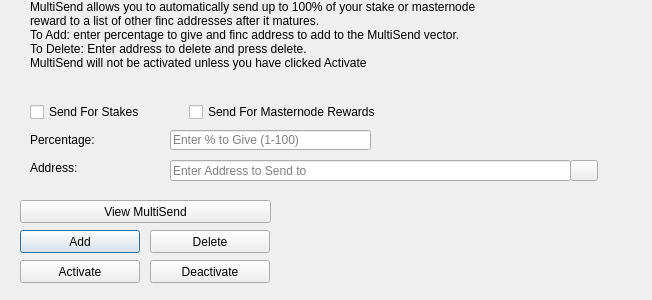
<?xml version="1.0" encoding="UTF-8"?>
<ui version="4.0">
 <class>MultiSendDialog</class>
 <widget class="QDialog" name="MultiSendDialog">
  <property name="windowModality">
   <enum>Qt::NonModal</enum>
  </property>
  <property name="geometry">
   <rect>
    <x>0</x>
    <y>0</y>
    <width>652</width>
    <height>300</height>
   </rect>
  </property>
  <property name="windowTitle">
   <string>MultiSend</string>
  </property>
  <widget class="QLineEdit" name="multiSendPercentEdit">
   <property name="geometry">
    <rect>
     <x>170</x>
     <y>130</y>
     <width>201</width>
     <height>20</height>
    </rect>
   </property>
   <property name="toolTip">
    <string>Enter whole numbers 1 - 100</string>
   </property>
   <property name="placeholderText">
    <string>Enter % to Give (1-100)</string>
   </property>
  </widget>
  <widget class="QLineEdit" name="multiSendAddressEdit">
   <property name="geometry">
    <rect>
     <x>170</x>
     <y>160</y>
     <width>401</width>
     <height>21</height>
    </rect>
   </property>
   <property name="toolTip">
    <string/>
   </property>
   <property name="placeholderText">
    <string>Enter Address to Send to</string>
   </property>
  </widget>
  <widget class="QLabel" name="label_2">
   <property name="geometry">
    <rect>
     <x>30</x>
     <y>0</y>
     <width>451</width>
     <height>121</height>
    </rect>
   </property>
   <property name="lineWidth">
    <number>1</number>
   </property>
   <property name="text">
    <string>MultiSend allows you to automatically send up to 100% of your stake or masternode reward to a list of other finc addresses after it matures.
To Add: enter percentage to give and finc address to add to the MultiSend vector.
To Delete: Enter address to delete and press delete.
MultiSend will not be activated unless you have clicked Activate</string>
   </property>
   <property name="alignment">
    <set>Qt::AlignLeading|Qt::AlignLeft|Qt::AlignTop</set>
   </property>
   <property name="wordWrap">
    <bool>true</bool>
   </property>
  </widget>
  <widget class="QLabel" name="message">
   <property name="geometry">
    <rect>
     <x>290</x>
     <y>200</y>
     <width>351</width>
     <height>91</height>
    </rect>
   </property>
   <property name="text">
    <string/>
   </property>
  </widget>
  <widget class="QPushButton" name="addButton">
   <property name="geometry">
    <rect>
     <x>20</x>
     <y>230</y>
     <width>120</width>
     <height>23</height>
    </rect>
   </property>
   <property name="toolTip">
    <string/>
   </property>
   <property name="statusTip">
    <string>Add to MultiSend Vector</string>
   </property>
   <property name="text">
    <string>Add</string>
   </property>
  </widget>
  <widget class="QPushButton" name="disableButton">
   <property name="geometry">
    <rect>
     <x>150</x>
     <y>260</y>
     <width>120</width>
     <height>23</height>
    </rect>
   </property>
   <property name="statusTip">
    <string>Deactivate MultiSend</string>
   </property>
   <property name="text">
    <string>Deactivate</string>
   </property>
  </widget>
  <widget class="QPushButton" name="addressBookButton">
   <property name="geometry">
    <rect>
     <x>570</x>
     <y>160</y>
     <width>28</width>
     <height>21</height>
    </rect>
   </property>
   <property name="toolTip">
    <string>Choose an address from the address book</string>
   </property>
   <property name="text">
    <string/>
   </property>
   <property name="icon">
    <iconset resource="../finc.qrc">
     <normaloff>:/icons/address-book</normaloff>:/icons/address-book</iconset>
   </property>
   <property name="shortcut">
    <string>Alt+A</string>
   </property>
   <property name="autoDefault">
    <bool>false</bool>
   </property>
  </widget>
  <widget class="QLabel" name="label">
   <property name="geometry">
    <rect>
     <x>30</x>
     <y>130</y>
     <width>121</width>
     <height>20</height>
    </rect>
   </property>
   <property name="toolTip">
    <string>Percentage of stake to send</string>
   </property>
   <property name="text">
    <string>Percentage:</string>
   </property>
  </widget>
  <widget class="QLabel" name="label_5">
   <property name="geometry">
    <rect>
     <x>30</x>
     <y>160</y>
     <width>111</width>
     <height>16</height>
    </rect>
   </property>
   <property name="toolTip">
    <string>Address to send portion of stake to</string>
   </property>
   <property name="text">
    <string>Address:</string>
   </property>
  </widget>
  <widget class="QPushButton" name="deleteButton">
   <property name="geometry">
    <rect>
     <x>150</x>
     <y>230</y>
     <width>120</width>
     <height>23</height>
    </rect>
   </property>
   <property name="toolTip">
    <string/>
   </property>
   <property name="statusTip">
    <string>Delete Address From MultiSend Vector</string>
   </property>
   <property name="text">
    <string>Delete</string>
   </property>
  </widget>
  <widget class="QPushButton" name="activateButton">
   <property name="geometry">
    <rect>
     <x>20</x>
     <y>260</y>
     <width>120</width>
     <height>23</height>
    </rect>
   </property>
   <property name="statusTip">
    <string>Activate MultiSend</string>
   </property>
   <property name="text">
    <string>Activate</string>
   </property>
  </widget>
  <widget class="QPushButton" name="viewButton">
   <property name="geometry">
    <rect>
     <x>20</x>
     <y>200</y>
     <width>251</width>
     <height>23</height>
    </rect>
   </property>
   <property name="toolTip">
    <string/>
   </property>
   <property name="statusTip">
    <string>View MultiSend Vector</string>
   </property>
   <property name="text">
    <string>View MultiSend</string>
   </property>
  </widget>
  <widget class="QWidget" name="horizontalLayoutWidget">
   <property name="geometry">
    <rect>
     <x>30</x>
     <y>100</y>
     <width>351</width>
     <height>24</height>
    </rect>
   </property>
   <layout class="QHBoxLayout" name="horizontalLayout">
    <item>
     <widget class="QCheckBox" name="multiSendStakeCheckBox">
      <property name="text">
       <string>Send For Stakes</string>
      </property>
     </widget>
    </item>
    <item>
     <widget class="QCheckBox" name="multiSendMasternodeCheckBox">
      <property name="text">
       <string>Send For Masternode Rewards</string>
      </property>
     </widget>
    </item>
   </layout>
  </widget>
 </widget>
 <resources>
  <include location="../finc.qrc"/>
 </resources>
 <connections/>
</ui>
